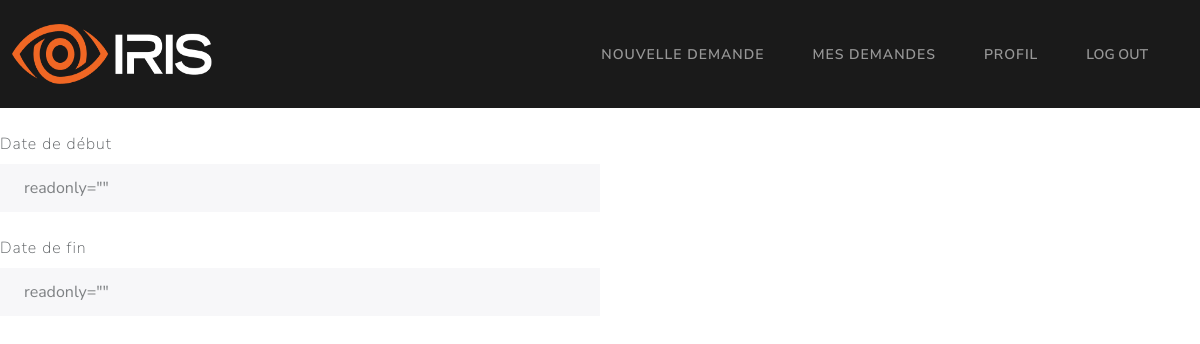
Page /employé/demande/2 on the earlier database version.
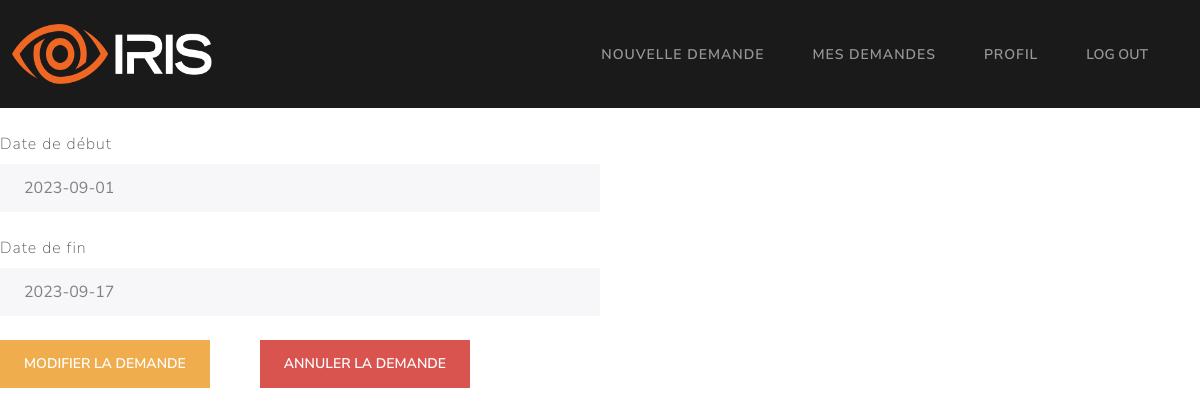
Same page on the later database version.
### Models/models.py (models this page shows, shortened)
class demandeCongé(db.Model):
    id = db.Column(db.Integer, primary_key=True)
    date_debut = db.Column(db.String, unique=False, nullable=False)
    date_fin = db.Column(db.String, unique=False, nullable=False)
    statut = db.Column(db.String, unique=False, nullable=False)
    employee_matricule = db.Column(db.String, unique=False, nullable=False)
    motif_refus = db.Column(db.String, unique=False, nullable=True)

### app.py (the view)
@app.route("/employé/demande/<int:id>")
def demande(id):
	return getDemande(id)

### Controllers/employeeController.py (called while the page is built)
def getDemande(id):
    try:
        demande = demandeCongé.query.filter_by(id=id).first()
        return render_template('/user/demande.html', demande=demande)
    except Exception as e:
        return render_template('/user/demande.html', error=str(e))

### templates/user/demande.html
{% extends '/user/base.html' %} {% block title %} Demande {% endblock %} {%
block content %}
<div class="form-group">
  <label class="form-label mt-4" for="readOnlyInput">Date de début</label>
  <input
    class="form-control"
    id="readOnlyInput"
    type="text"
    placeholder={{
    demande.date_debut
    }}
    readonly=""
  />
</div>
<div class="form-group">
  <label class="form-label mt-4" for="readOnlyInput">Date de fin</label>
  <input
    class="form-control"
    id="readOnlyInput"
    type="text"
    placeholder={{
    demande.date_fin
    }}
    readonly=""
  />
</div>
<br />
{% if demande.statut == 'Processing' %}
<button
  style="float: left; margin-right: 50px"
  class="btn btn-warning"
  onclick="window.location='demande/{{ demande.id }}/edit';"
>
  Modifier la demande
</button>
<form action="/employé/demande/{{ demande.id }}/delete" method="POST">
  <button type="Submit" class="btn btn-danger">Annuler la demande</button>
</form>
{% elif demande.statut == 'Refused' %}
<h2>Motif : {{ demande.motif_refus }}</h2>
{% endif %} {{ error }} {% endblock %}

### templates/user/base.html (shortened to what this page needs)
<!DOCTYPE html>
<html>
  <head>
    <link rel="stylesheet" href="{{ url_for('static', filename='bootstrap.css') }}" />
  </head>
  <body>
    <nav class="navbar navbar-expand-lg bg-primary" data-bs-theme="dark">
      <div class="container-fluid">
        <div>
            <img src="/static/g22.png" width="200" height="60">
        </div>
        <div class="collapse navbar-collapse" id="navbarColor01">
          <ul class="navbar-nav me-auto">
            <li class="nav-item">
              <a class="nav-link" href="nouvelle_demande">Nouvelle Demande</a>
            </li>
            <li class="nav-item">
              <a class="nav-link" href="mes_demandes">Mes Demandes</a>
            </li>
            <li class="nav-item">
              <a class="nav-link" href="home">Profil</a>
            </li>
            <li class="nav-item">
              <button type="Submit" form="myForm" class="nav-link">LOG OUT</a>
            </li>
          </ul>
        </div>
      </div>
    </nav>
    {% block content %} {% endblock %}
  </body>
</html>

Differences in the rows shown:
added demandeCongé: date_debut "2023-09-01", date_fin "2023-09-17"
Other differences:
text now shown: "MODIFIER LA DEMANDE ANNULER LA DEMANDE"
